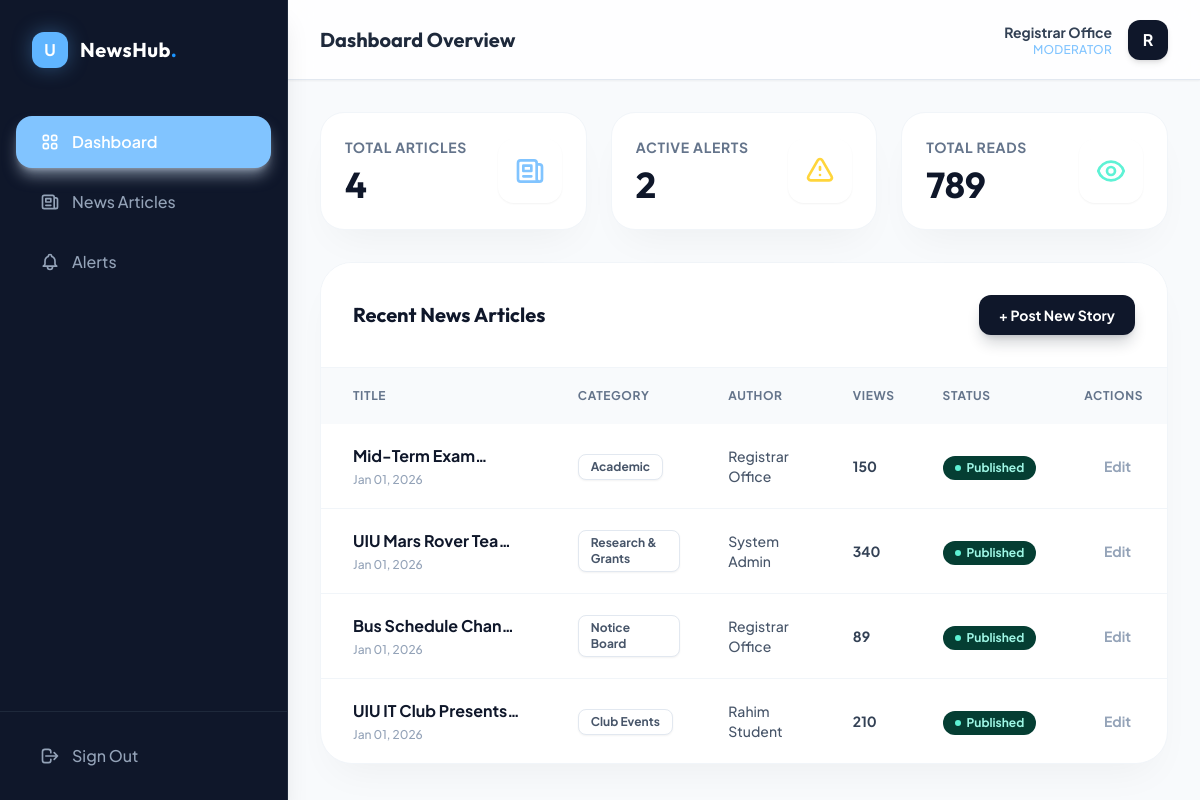
The app's page /dashboard.php (signed in) with its own data.
### tables this page shows
CREATE TABLE `news` (
  `news_id` INT(11) NOT NULL AUTO_INCREMENT,
  `title` VARCHAR(255) NOT NULL,
  `content` TEXT NOT NULL,
  `category_id` INT(11) NOT NULL,
  `image_url` VARCHAR(255) DEFAULT NULL,  
  `is_urgent` TINYINT(1) DEFAULT 0,  
  `status` ENUM('draft', 'published', 'archived') DEFAULT 'published',
  `views` INT(11) DEFAULT 0,
  `author_id` INT(11) NOT NULL,
  `created_at` TIMESTAMP DEFAULT CURRENT_TIMESTAMP,
  `updated_at` TIMESTAMP DEFAULT CURRENT_TIMESTAMP ON UPDATE CURRENT_TIMESTAMP,
  PRIMARY KEY (`news_id`),
  FOREIGN KEY (`category_id`) REFERENCES `categories`(`category_id`) ON DELETE CASCADE,
  FOREIGN KEY (`author_id`) REFERENCES `users`(`user_id`) ON DELETE CASCADE
);

CREATE TABLE `categories` (
  `category_id` INT(11) NOT NULL AUTO_INCREMENT,
  `name` VARCHAR(50) NOT NULL UNIQUE,
  `slug` VARCHAR(50) NOT NULL UNIQUE,  
  `color_class` VARCHAR(50) DEFAULT 'bg-gray-500',  
  PRIMARY KEY (`category_id`)
);

CREATE TABLE `users` (
  `user_id` INT(11) NOT NULL AUTO_INCREMENT,
  `full_name` VARCHAR(100) NOT NULL,
  `email` VARCHAR(150) NOT NULL UNIQUE,
  `password` VARCHAR(255) NOT NULL,  
  `role` ENUM('admin', 'moderator', 'student') DEFAULT 'student',
  `status` ENUM('active', 'banned') DEFAULT 'active',
  `created_at` TIMESTAMP DEFAULT CURRENT_TIMESTAMP,
  PRIMARY KEY (`user_id`)
);

### dashboard.php (the view, shortened to what this page needs)
<?php
require_once 'includes/db_connect.php';
$user = $_SESSION;
try {
    $stats = [];
    $stats['total_news'] = $pdo->query("SELECT COUNT(*) FROM news")->fetchColumn();
    $stats['active_alerts'] = $pdo->query("SELECT COUNT(*) FROM alerts WHERE is_active=1")->fetchColumn();
    $stats['total_views'] = $pdo->query("SELECT SUM(views) FROM news")->fetchColumn();
    $stmt = $pdo->query("
        SELECT n.*, c.name as category_name, u.full_name as author_name
        FROM news n
        JOIN categories c ON n.category_id = c.category_id
        JOIN users u ON n.author_id = u.user_id
        ORDER BY n.created_at DESC LIMIT 5
    ");
    $recentNews = $stmt->fetchAll();
} catch (PDOException $e) {}
?>
<!DOCTYPE html>
<html lang="en">
<head>
    <script src="https://cdn.tailwindcss.com"></script>
</head>
<body class="bg-slate-50 text-slate-800">
    <div class="flex h-screen overflow-hidden">
        <aside class="w-72 bg-slate-900 text-white hidden md:flex flex-col border-r border-slate-800 shadow-xl z-20">
            <div class="p-8 flex items-center gap-3">
                <div class="w-9 h-9 rounded-xl bg-cool_sky-500 flex items-center justify-center font-bold text-white shadow-glow">U</div>
                <span class="font-heading font-bold text-xl tracking-wide">NewsHub<span class="text-cool_sky-400">.</span></span>
            </div>
            <nav class="flex-1 px-4 space-y-2 mt-4">
                <a href="dashboard.php" class="flex items-center gap-3 px-6 py-3.5 bg-cool_sky-600 rounded-2xl text-white font-semibold shadow-lg shadow-cool_sky-900/50">
                    Dashboard
                </a>
                <a href="#" class="flex items-center gap-3 px-6 py-3.5 text-slate-400 hover:bg-white/5 hover:text-white rounded-2xl transition-all font-medium">
                    <svg class="w-5 h-5" fill="none" viewBox="0 0 24 24" stroke="currentColor"><path stroke-linecap="round" stroke-linejoin="round" stroke-width="2" d="M19 20H5a2 2 0 01-2-2V6a2 2 0 012-2h10a2 2 0 012 2v1m2 13a2 2 0 01-2-2V7m2 13a2 2 0 002-2V9a2 2 0 00-2-2h-2m-4-3H9M7 16h6M7 8h6v4H7V8z" /></svg>
                    News Articles
                </a>
                <a href="#" class="flex items-center gap-3 px-6 py-3.5 text-slate-400 hover:bg-white/5 hover:text-white rounded-2xl transition-all font-medium">
                    Alerts
                </a>
            </nav>
            <div class="p-6 border-t border-slate-800">
                <a href="logout.php" class="flex items-center gap-3 text-slate-400 hover:text-white transition-colors px-4 py-2 hover:bg-white/5 rounded-xl">
                    <svg class="w-5 h-5" fill="none" viewBox="0 0 24 24" stroke="currentColor"><path stroke-linecap="round" stroke-linejoin="round" stroke-width="2" d="M17 16l4-4m0 0l-4-4m4 4H7m6 4v1a3 3 0 01-3 3H6a3 3 0 01-3-3V7a3 3 0 013-3h4a3 3 0 013 3v1" /></svg>
                    <span class="font-medium">Sign Out</span>
                </a>
            </div>
        </aside>
        <main class="flex-1 overflow-y-auto bg-slate-50">
            <header class="h-20 bg-white/80 backdrop-blur-md sticky top-0 z-10 border-b border-slate-200 flex justify-between items-center px-8 shadow-sm">
                <h2 class="font-heading text-xl font-bold text-slate-800">Dashboard Overview</h2>
                <div class="flex items-center gap-4">
                    <div class="text-right hidden sm:block">
                        <span class="block text-sm font-bold text-slate-700"><?php echo htmlspecialchars($user['full_name']); ?></span>
                        <span class="block text-xs font-medium text-cool_sky-600 uppercase tracking-wide"><?php echo htmlspecialchars($user['role']); ?></span>
                    </div>
                    <div class="w-10 h-10 rounded-xl bg-slate-900 text-white flex items-center justify-center font-bold shadow-md">
                        <?php echo substr($user['full_name'], 0, 1); ?>
                    </div>
                </div>
            </header>
            <div class="p-8 max-w-7xl mx-auto">
                <div class="grid grid-cols-1 md:grid-cols-3 gap-6 mb-8">
                    <div class="bg-white p-6 rounded-[1.5rem] shadow-soft border border-slate-100 flex items-center justify-between group hover:-translate-y-1 transition-transform">
                        <div>
                            <p class="text-slate-500 text-sm font-bold uppercase tracking-wider mb-2">Total Articles</p>
                            <h3 class="font-heading text-4xl font-bold text-slate-900"><?php echo $stats['total_news']; ?></h3>
                        </div>
                        <div class="w-16 h-16 rounded-2xl bg-cool_sky-50 text-cool_sky-600 flex items-center justify-center group-hover:bg-cool_sky-600 group-hover:text-white transition-colors shadow-sm">
                            <svg class="w-8 h-8" fill="none" viewBox="0 0 24 24" stroke="currentColor"><path stroke-linecap="round" stroke-linejoin="round" stroke-width="2" d="M19 20H5a2 2 0 01-2-2V6a2 2 0 012-2h10a2 2 0 012 2v1m2 13a2 2 0 01-2-2V7m2 13a2 2 0 002-2V9a2 2 0 00-2-2h-2m-4-3H9M7 16h6M7 8h6v4H7V8z" /></svg>
                        </div>
                    </div>
                    <div class="bg-white p-6 rounded-[1.5rem] shadow-soft border border-slate-100 flex items-center justify-between group hover:-translate-y-1 transition-transform">
                        <div>
                            <p class="text-slate-500 text-sm font-bold uppercase tracking-wider mb-2">Active Alerts</p>
                            <h3 class="font-heading text-4xl font-bold text-slate-900"><?php echo $stats['active_alerts']; ?></h3>
                        </div>
                        <div class="w-16 h-16 rounded-2xl bg-jasmine-50 text-jasmine-400 flex items-center justify-center group-hover:bg-jasmine-400 group-hover:text-amber-900 transition-colors shadow-sm">
                            <svg class="w-8 h-8" fill="none" viewBox="0 0 24 24" stroke="currentColor"><path stroke-linecap="round" stroke-linejoin="round" stroke-width="2" d="M12 9v2m0 4h.01m-6.938 4h13.856c1.54 0 2.502-1.667 1.732-3L13.732 4c-.77-1.333-2.694-1.333-3.464 0L3.34 16c-.77 1.333.192 3 1.732 3z" /></svg>
                        </div>
                    </div>
                    <div class="bg-white p-6 rounded-[1.5rem] shadow-soft border border-slate-100 flex items-center justify-between group hover:-translate-y-1 transition-transform">
                        <div>
                            <p class="text-slate-500 text-sm font-bold uppercase tracking-wider mb-2">Total Reads</p>
                            <h3 class="font-heading text-4xl font-bold text-slate-900"><?php echo number_format($stats['total_views']); ?></h3>
                        </div>
                        <div class="w-16 h-16 rounded-2xl bg-aquamarine-50 text-aquamarine-500 flex items-center justify-center group-hover:bg-aquamarine-500 group-hover:text-white transition-colors shadow-sm">
                        </div>
                    </div>
                </div>
                <div class="bg-white rounded-[2rem] shadow-soft border border-slate-100 overflow-hidden">
                    <div class="p-8 border-b border-slate-100 flex justify-between items-center bg-white">
                        <h3 class="font-heading font-bold text-xl text-slate-900">Recent News Articles</h3>
                        <a href="#" class="px-5 py-2.5 bg-slate-900 text-white text-sm font-bold rounded-xl hover:bg-cool_sky-500 transition-colors shadow-lg shadow-slate-900/20">+ Post New Story</a>
                    </div>
                    <div class="overflow-x-auto">
                        <table class="w-full text-left">
                            <thead class="bg-slate-50 text-slate-500 text-xs font-bold uppercase tracking-wider">
                                <tr>
                                    <th class="px-8 py-5">Title</th>
                                    <th class="px-6 py-5">Category</th>
                                    <th class="px-6 py-5">Author</th>
                                    <th class="px-6 py-5">Views</th>
                                    <th class="px-6 py-5">Status</th>
                                    <th class="px-6 py-5 text-right">Actions</th>
                                </tr>
                            </thead>
                            <tbody class="divide-y divide-slate-100">
                                <?php foreach($recentNews as $item): ?>
                                <tr class="hover:bg-slate-50/80 transition-colors">
                                    <td class="px-8 py-5">
                                        <div class="font-bold text-slate-900 line-clamp-1 max-w-xs"><?php echo htmlspecialchars($item['title']); ?></div>
                                        <div class="text-xs text-slate-400 mt-1 font-medium"><?php echo date('M d, Y', strtotime($item['created_at'])); ?></div>
                                    </td>
                                    <td class="px-6 py-5">
                                        <span class="inline-block px-3 py-1 rounded-lg text-xs font-bold bg-white border border-slate-200 text-slate-600 shadow-sm">
                                            <?php echo htmlspecialchars($item['category_name']); ?>
                                        </span>
                                    </td>
                                    <td class="px-6 py-5 text-sm font-medium text-slate-600"><?php echo htmlspecialchars($item['author_name']); ?></td>
                                    <td class="px-6 py-5 text-sm font-bold text-slate-700"><?php echo $item['views']; ?></td>
                                    <td class="px-6 py-5">
                                        <?php if($item['status'] == 'published'): ?>
                                            <span class="inline-flex items-center gap-1.5 px-3 py-1 rounded-full text-xs font-bold bg-aquamarine-100 text-aquamarine-700">
                                                <span class="w-1.5 h-1.5 rounded-full bg-aquamarine-500"></span>
                                                Published
                                            </span>
                                        <?php endif; ?>
                                    </td>
                                    <td class="px-6 py-5 text-right">
                                        <button class="text-slate-400 hover:text-cool_sky-600 font-bold text-sm transition-colors px-3 py-1 hover:bg-cool_sky-50 rounded-lg">Edit</button>
                                    </td>
                                </tr>
                                <?php endforeach; ?>
                            </tbody>
                        </table>
                    </div>
                </div>
            </div>
        </main>
    </div>
</body>
</html>

### records on screen
news: title "Mid-Term…", created_at "Jan 01, 2026", category.name "Academic", author.full_name "Registrar Office", views "150", status "published" (drawn)
news: title "UIU Mars Rover…", created_at "Jan 01, 2026", category.name "Research & Grants", author.full_name "System Admin", views "340", status "published" (drawn)
news: title "Bus Schedule…", created_at "Jan 01, 2026", category.name "Notice Board", author.full_name "Registrar Office", views "89", status "published" (drawn)
news: title "UIU IT Club…", created_at "Jan 01, 2026", category.name "Club Events", author.full_name "Rahim Student", views "210", status "published" (drawn)

### other values on screen
$user['full_name'] "Registrar Office"
$user['role'] "MODERATOR"
substr($user['full_name'], 0, 1) "R"
$stats['total_news'] "4"
$stats['active_alerts'] "2"
$stats['total_views'] "789"
